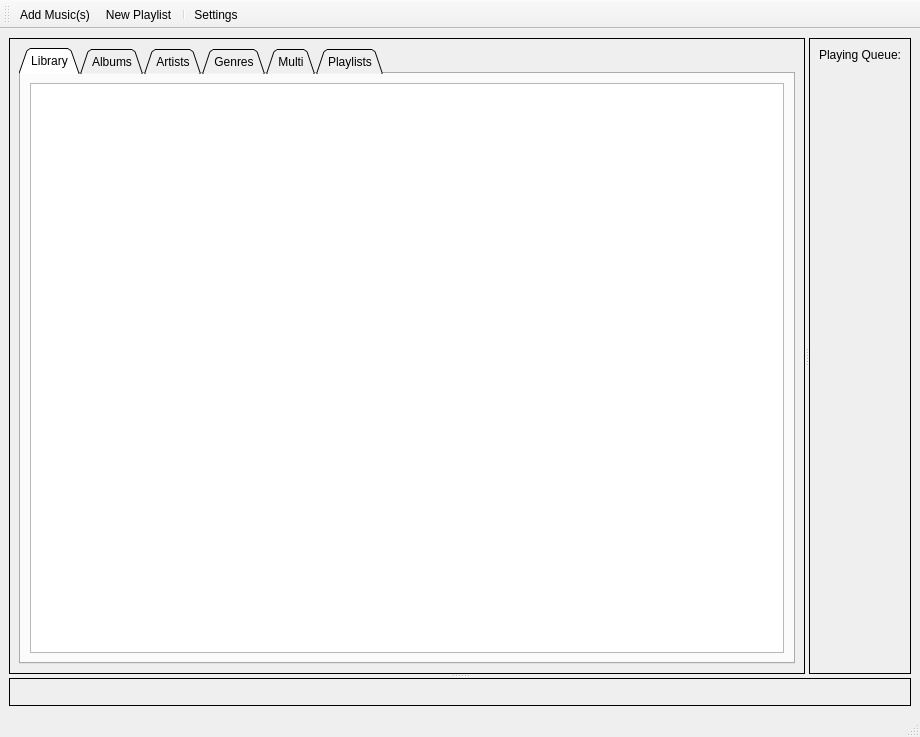
<?xml version="1.0" encoding="UTF-8"?>
<ui version="4.0">
 <class>MainWindowUi</class>
 <widget class="QMainWindow" name="MainWindowUi">
  <property name="geometry">
   <rect>
    <x>0</x>
    <y>0</y>
    <width>920</width>
    <height>737</height>
   </rect>
  </property>
  <property name="windowTitle">
   <string>Tone Box</string>
  </property>
  <widget class="QWidget" name="centralwidget">
   <layout class="QVBoxLayout" name="verticalLayout_2">
    <item>
     <widget class="QSplitter" name="playerSplitter">
      <property name="orientation">
       <enum>Qt::Vertical</enum>
      </property>
      <widget class="QSplitter" name="queueSplitter">
       <property name="orientation">
        <enum>Qt::Horizontal</enum>
       </property>
       <widget class="QFrame" name="frame_3">
        <property name="frameShape">
         <enum>QFrame::Box</enum>
        </property>
        <property name="frameShadow">
         <enum>QFrame::Plain</enum>
        </property>
        <layout class="QVBoxLayout" name="verticalLayout">
         <item>
          <widget class="QTabWidget" name="categoryWidget">
           <property name="tabPosition">
            <enum>QTabWidget::North</enum>
           </property>
           <property name="tabShape">
            <enum>QTabWidget::Triangular</enum>
           </property>
           <property name="currentIndex">
            <number>0</number>
           </property>
           <widget class="QWidget" name="libraryTab">
            <attribute name="title">
             <string>Library</string>
            </attribute>
            <layout class="QVBoxLayout" name="verticalLayout_5">
             <item>
              <widget class="SongsView" name="librarySongsView"/>
             </item>
            </layout>
           </widget>
           <widget class="QWidget" name="albumsTab">
            <attribute name="title">
             <string>Albums</string>
            </attribute>
            <layout class="QVBoxLayout" name="verticalLayout_6">
             <item>
              <widget class="QSplitter" name="splitter">
               <property name="orientation">
                <enum>Qt::Vertical</enum>
               </property>
               <widget class="FilterView" name="albumFilterView"/>
               <widget class="SongsView" name="albumSongsView"/>
              </widget>
             </item>
            </layout>
           </widget>
           <widget class="QWidget" name="artistsTab">
            <attribute name="title">
             <string>Artists</string>
            </attribute>
            <layout class="QVBoxLayout" name="verticalLayout_7">
             <item>
              <widget class="QSplitter" name="splitter_2">
               <property name="orientation">
                <enum>Qt::Vertical</enum>
               </property>
               <widget class="FilterView" name="artistFilterView"/>
               <widget class="SongsView" name="artistSongsView"/>
              </widget>
             </item>
            </layout>
           </widget>
           <widget class="QWidget" name="genresTab">
            <attribute name="title">
             <string>Genres</string>
            </attribute>
            <layout class="QVBoxLayout" name="verticalLayout_8">
             <item>
              <widget class="QSplitter" name="splitter_3">
               <property name="orientation">
                <enum>Qt::Vertical</enum>
               </property>
               <widget class="FilterView" name="genreFilterView"/>
               <widget class="SongsView" name="genreSongsView"/>
              </widget>
             </item>
            </layout>
           </widget>
           <widget class="QWidget" name="tab">
            <attribute name="title">
             <string>Multi</string>
            </attribute>
            <layout class="QVBoxLayout" name="verticalLayout_10">
             <item>
              <widget class="QSplitter" name="splitter_6">
               <property name="orientation">
                <enum>Qt::Vertical</enum>
               </property>
               <widget class="QSplitter" name="splitter_5">
                <property name="orientation">
                 <enum>Qt::Horizontal</enum>
                </property>
                <widget class="FilterView" name="multiGenre"/>
                <widget class="FilterView" name="multiArtist"/>
                <widget class="FilterView" name="multiAlbum"/>
               </widget>
               <widget class="SongsView" name="multiSongs"/>
              </widget>
             </item>
            </layout>
           </widget>
           <widget class="QWidget" name="playlistsTab">
            <attribute name="title">
             <string>Playlists</string>
            </attribute>
            <layout class="QVBoxLayout" name="verticalLayout_9">
             <item>
              <widget class="QSplitter" name="splitter_4">
               <property name="orientation">
                <enum>Qt::Vertical</enum>
               </property>
               <widget class="PlaylistFilterView" name="playlistFilterView"/>
               <widget class="PlaylistSongsView" name="playlistSongsView"/>
              </widget>
             </item>
            </layout>
           </widget>
          </widget>
         </item>
        </layout>
       </widget>
       <widget class="QFrame" name="frame">
        <property name="frameShape">
         <enum>QFrame::Box</enum>
        </property>
        <property name="frameShadow">
         <enum>QFrame::Plain</enum>
        </property>
        <layout class="QVBoxLayout" name="verticalLayout_4" stretch="0,1">
         <item>
          <widget class="QLabel" name="label">
           <property name="text">
            <string>Playing Queue:</string>
           </property>
          </widget>
         </item>
         <item>
          <widget class="QueueWidget" name="queueWidget" native="true"/>
         </item>
        </layout>
       </widget>
      </widget>
      <widget class="QFrame" name="frame_2">
       <property name="frameShape">
        <enum>QFrame::Box</enum>
       </property>
       <property name="frameShadow">
        <enum>QFrame::Plain</enum>
       </property>
       <layout class="QVBoxLayout" name="verticalLayout_3">
        <item>
         <widget class="MediaPlayerWidget" name="playerWidget" native="true"/>
        </item>
       </layout>
      </widget>
     </widget>
    </item>
   </layout>
  </widget>
  <widget class="QStatusBar" name="statusbar"/>
  <widget class="QToolBar" name="toolBar">
   <property name="windowTitle">
    <string>toolBar</string>
   </property>
   <attribute name="toolBarArea">
    <enum>TopToolBarArea</enum>
   </attribute>
   <attribute name="toolBarBreak">
    <bool>false</bool>
   </attribute>
   <addaction name="actionAddMusic"/>
   <addaction name="actionNewPlaylist"/>
   <addaction name="separator"/>
   <addaction name="actionSettings"/>
  </widget>
  <action name="actionAddMusic">
   <property name="icon">
    <iconset resource="icons.qrc">
     <normaloff>:/images/icons/music_add-512.png</normaloff>:/images/icons/music_add-512.png</iconset>
   </property>
   <property name="text">
    <string>Add Music(s)</string>
   </property>
  </action>
  <action name="actionNewPlaylist">
   <property name="icon">
    <iconset resource="icons.qrc">
     <normaloff>:/images/icons/icons8-lounge-music-playlist-30.png</normaloff>:/images/icons/icons8-lounge-music-playlist-30.png</iconset>
   </property>
   <property name="text">
    <string>New Playlist</string>
   </property>
  </action>
  <action name="actionSettings">
   <property name="icon">
    <iconset resource="icons.qrc">
     <normaloff>:/images/icons/settings-512.png</normaloff>:/images/icons/settings-512.png</iconset>
   </property>
   <property name="text">
    <string>Settings</string>
   </property>
  </action>
  <action name="actionAddDirectory">
   <property name="icon">
    <iconset resource="icons.qrc">
     <normaloff>:/images/icons/icons8-opened-folder-50.png</normaloff>:/images/icons/icons8-opened-folder-50.png</iconset>
   </property>
   <property name="text">
    <string>Add Directory</string>
   </property>
  </action>
 </widget>
 <customwidgets>
  <customwidget>
   <class>MediaPlayerWidget</class>
   <extends>QWidget</extends>
   <header>.media_player_widget</header>
   <container>1</container>
  </customwidget>
  <customwidget>
   <class>QueueWidget</class>
   <extends>QWidget</extends>
   <header>.queue_widget</header>
   <container>1</container>
  </customwidget>
  <customwidget>
   <class>SongsView</class>
   <extends>QTableWidget</extends>
   <header>.views</header>
  </customwidget>
  <customwidget>
   <class>FilterView</class>
   <extends>QListWidget</extends>
   <header>.views</header>
  </customwidget>
  <customwidget>
   <class>PlaylistFilterView</class>
   <extends>QListWidget</extends>
   <header>.views</header>
  </customwidget>
  <customwidget>
   <class>PlaylistSongsView</class>
   <extends>QTableWidget</extends>
   <header>.views</header>
  </customwidget>
 </customwidgets>
 <resources>
  <include location="icons.qrc"/>
 </resources>
 <connections/>
</ui>
